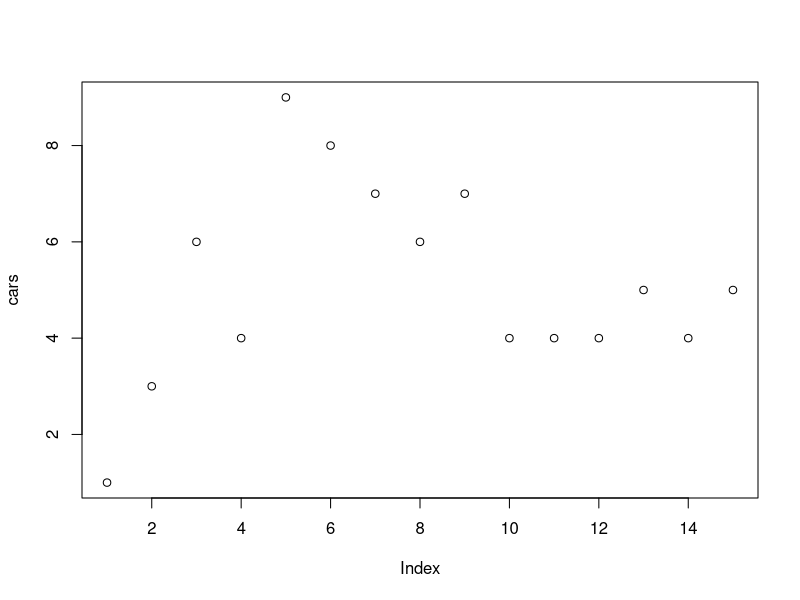

This figure's R source:
# Define the cars vector with 5 values
cars <- c(1, 3, 6, 4, 9, 8, 7, 6, 7, 4, 4, 4, 5, 4, 5)

# Graph the cars vector with all defaults
plot(cars)
